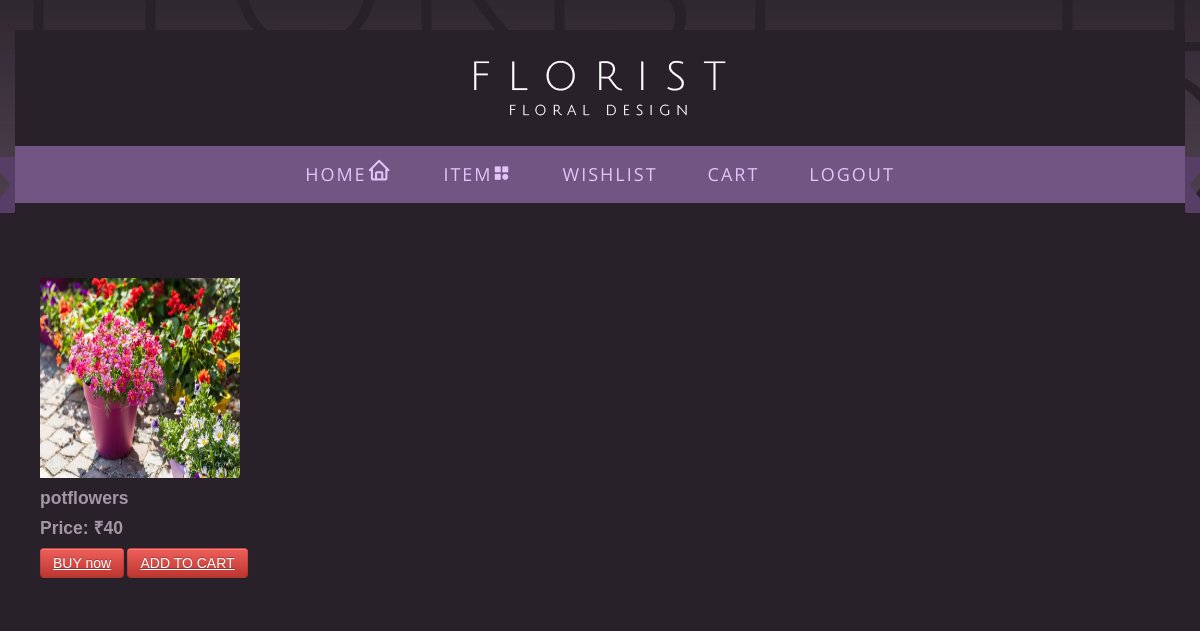
Page /pot on the committed database.
### apps/models.py (models this page shows, shortened)
class Productdetails(models.Model):
    product_name=models.CharField(max_length=15)
    product_price=models.IntegerField()
    product_image=models.FileField()
    description=models.CharField(max_length=100)
    product_stock=models.IntegerField(default=1)
    category=models.CharField(max_length=20)

### apps/views.py (the view)
# urls.py: path('pot', views.potflowers),
def potflowers(request):
    deta=Productdetails.objects.filter(category='Pot Flowers')
    return render(request,'potflower.html',{'detail':deta})

### template/potflower.html (shortened to what this page needs)
<!DOCTYPE html>
<html lang="en">
{% load static %}
<head>
<link rel="stylesheet" href="{% static 'css/bootstrap.css' %}" type="text/css" media="screen">
<link rel="stylesheet" href="{% static 'css/bootstrap-responsive.css' %}" type="text/css" media="screen">
<link rel="stylesheet" href="{% static 'css/touchTouch.css' %}" type="text/css" media="screen">
<link rel="stylesheet" href="{% static 'css/isotope.css' %}" type="text/css" media="screen">
<link rel="stylesheet" href="{% static 'css/newstyle.css' %}" type="text/css" media="screen">
    <link href='https://unpkg.com/boxicons@2.1.4/css/boxicons.min.css' rel='stylesheet'>
</head>
<body class="subpage">
<div id="main">
<div class="top1">
<div class="container">
<div class="row">
<div class="span12">
<div class="top1_inner">
<header><div class="logo_wrapper"><a href="index.html" class="logo"><img src="{% static 'images/logo.png' %}" alt=""></a></div></header>
<div class="menu_wrapper">
<div class="arr_left"></div>
<div class="arr_right"></div>
<div class="navbar navbar_">
	<div class="navbar-inner navbar-inner_">
		<div class="nav-collapse nav-collapse_ collapse">
			<ul class="nav sf-menu clearfix">
<li><a href="userhome">HOME<i class='bx bx-home like bx-sm'></i></a></li>
<li class="sub-menu sub-menu-1"><a href="all">ITEM<i class='bx bxs-category'></i></a>
</li>
                 <li><a href="displaywishlist">WISHLIST</a></li>
                <li><a href="displaycart">CART</a></li>
                <li><a href="logout">LOGOUT</a></li>
		</div>
	</div>
</div>
</div>
<div class="breadcrumbs1">
</div>
</div>
</div>
</div>
</div>
</div>
<div id="content">
<div class="container">
<div class="row">
<div class="span12">
<div id="content_inner">
<div class="row">
<div class="span12">
        {% for i in detail %}
    <div class="card" style="display:inline-block;padding:25px;">
        <img class="card-img-top" src="{{i.product_image.url}}" style="width:200px;height:200px;">
        <div class="card-body">
            <h4 class="card-title">{{i.product_name}}</h4>
             <h4 class="card-title">Price: ₹{{i.product_price}}</h4>
            {% if i in list %}
            <button>BUy NOW</button>
            <a class="btn btn-danger" href="displaycart">GO TO CART</a>
            {% else %}
            <a class="btn btn-danger">BUY now</a>
            <a class="btn btn-danger" href="addcart/{{i.pk}}">ADD TO CART</a>
            {% endif %}
        </div>
    </div>
    {% endfor %}
	</div>
</div>
</div>
</div>
</div>
</div>
</div>
</div>
</body>
</html>

### static/css/newstyle.css (style rules this page uses)
a { color:#dcc4de; text-decoration: underline; outline:none }
body { background:#29212a; border:0; font: 12px Arial, Helvetica, sans-serif; color:#a497a5 ; line-height:20px; min-width:320px; }
#main { margin: 0 auto; position: relative; overflow: hidden; }
.top1 { background: url(../images/top1.jpg) left bottom repeat-x #1d181e; padding-top: 30px; }
.top1_inner { position: relative; background: #29212a; }
header { position: relative; z-index: 1; padding-bottom: 30px;padding: 30px 0; text-align: center; }
.breadcrumbs1 { padding: 10px 10px 0; }
#content { padding-top: 40px; padding-bottom: 40px; }
.menu_wrapper { position: relative; z-index: 100; background: #725583; }
.arr_left { width: 27px; height: 56px; background: url(../images/arr_left.png) left top no-repeat; position: absolute; left: -27px; top: 11px; }
.arr_right { width: 27px; height: 56px; background: url(../images/arr_right.png) left top no-repeat; position: absolute; right: -27px; top: 11px; }
.navbar_ { margin: 0; padding: 0; background: none; position: relative;z-index: 30; height: 57px; }
.navbar_ .navbar-inner_ { padding: 0; margin: 0; border: none; min-height: inherit; background: none; border-radius:0px; -moz-border-radius:0px; -webkit-border-radius:0px; box-shadow: none;-moz-box-shadow: none; -webkit-box-shadow: none; filter:none; }
.nav-collapse_.collapse { position:relative; display:block; text-align: center; line-height: 1px; }
.navbar_ .nav { position: relative; float: none; margin: 0; padding: 0; display: inline-block; left: auto; }
.navbar_ .nav > li { position: relative; display: block; float: left; padding-right: 0px; white-space: nowrap; background: none; }
.navbar_ .nav > li > a { display: block; text-decoration: none; background: url(../images/nav.png) center -8px no-repeat; font-family: 'Open Sans'; font-weight: 400; font-size: 18px; line-height: 57px; color: #e4c3f7; text-shadow:none; padding: 0px 25px; border: none; margin: 0; letter-spacing: 2px; text-transform: uppercase; border-radius:0px; -moz-border-radius:0px; -webkit-border-radius:0px; transition: all 0.3s ease-out; -moz-transition: all 0.3s ease-out; -webkit-transition: all 0.3s ease-out; -o-transition: all 0.3s ease-out; }

### rows in the picture
Productdetails: product_image (picture), product_name "potflowers", product_price "40"
